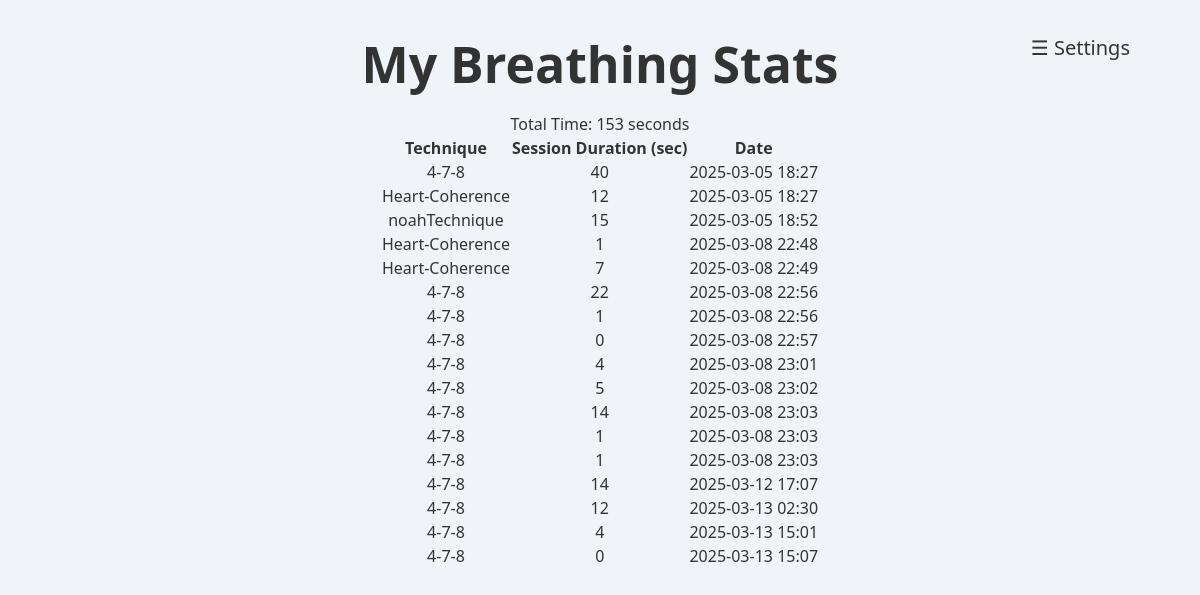
The page /stats/ (signed in) on the database its author committed.
### home/models.py (models this page shows, shortened)
class BreathingStats(models.Model):
    user = models.ForeignKey(User, on_delete=models.CASCADE, null=True, blank=True)
    technique = models.ForeignKey(BreathingTechnique, on_delete=models.SET_NULL, null=True, blank=True)
    session_duration = models.PositiveIntegerField(
        help_text="Session duration in seconds",
        null=True,
        blank=True
    )
    timestamp = models.DateTimeField(auto_now_add=True)

class BreathingTechnique(models.Model):
    user = models.ForeignKey(User, on_delete=models.CASCADE, null=True, blank=True)
    name = models.CharField(max_length=255)
    in_time = models.IntegerField()
    in_hold_time = models.IntegerField(null=True, blank=True, default=0)
    out_time = models.IntegerField()
    out_hold_time = models.IntegerField(null=True, blank=True, default=0)
    is_global = models.BooleanField(default=False)  # Mark base techniques

### home/views.py (the view)
# urls.py: path('stats/', breathing_stats, name='breathing_stats'),
@login_required
def breathing_stats(request):
    stats_qs = BreathingStats.objects.filter(user=request.user).select_related('technique')
    total_time = stats_qs.aggregate(Sum('session_duration'))['session_duration__sum'] or 0
    context = {
        'stats': stats_qs,
        'total_time': total_time,
    }
    return render(request, 'home/breathing_stats.html', context)

### home/templates/home/breathing_stats.html
{% extends 'home/base.html' %}
{% load static %}
{% block content %}
  <h1>My Breathing Stats</h1>
  <p>Total Time: {{ total_time }} seconds</p>
  {% if stats %}
    <table>
      <thead>
        <tr>
          <th>Technique</th>
          <th>Session Duration (sec)</th>
          <th>Date</th>
        </tr>
      </thead>
      <tbody>
        {% for session in stats %}
          <tr>
            <td>
              {% if session.technique %}
                {{ session.technique.name }}
              {% else %}
                No Technique
              {% endif %}
            </td>
            <td>{{ session.session_duration }}</td>
            <td>{{ session.timestamp|date:"Y-m-d H:i" }}</td>
          </tr>
        {% endfor %}
      </tbody>
    </table>
  {% else %}
    <p>No sessions recorded yet.</p>
  {% endif %}
{% endblock %}

### home/static/css/styles.css (style rules this page uses)
* { box-sizing: border-box; margin: 0; padding: 0; }
body { background: #dadada; font-family: 'Arial', sans-serif; display: flex; flex-direction: column; align-items: center; min-height: 100vh; text-align: center; color: #333; padding: 20px; }
h1 { font-size: 50px; font-family:'Segoe UI', Tahoma, Geneva, Verdana, sans-serif; margin-top:10px ; margin-bottom: 15px; ; }
body { background: #f0f4f8; font-family:'Segoe UI', Tahoma, Geneva, Verdana, sans-serif; color: #333; margin: 0; padding: 20px; }

### rows shown on the page
BreathingStats: technique.name "4-7-8", session_duration "40", timestamp "2025-03-05 18:27"
BreathingStats: technique.name "Heart-Coherence", session_duration "12", timestamp "2025-03-05 18:27"
BreathingStats: technique.name "noahTechnique", session_duration "15", timestamp "2025-03-05 18:52"
BreathingStats: technique.name "Heart-Coherence", session_duration "1", timestamp "2025-03-08 22:48"
BreathingStats: technique.name "Heart-Coherence", session_duration "7", timestamp "2025-03-08 22:49"
BreathingStats: technique.name "4-7-8", session_duration "22", timestamp "2025-03-08 22:56"
BreathingStats: technique.name "4-7-8", session_duration "1", timestamp "2025-03-08 22:56"
BreathingStats: technique.name "4-7-8", session_duration "0", timestamp "2025-03-08 22:57"
BreathingStats: technique.name "4-7-8", session_duration "4", timestamp "2025-03-08 23:01"
BreathingStats: technique.name "4-7-8", session_duration "5", timestamp "2025-03-08 23:02"
BreathingStats: technique.name "4-7-8", session_duration "14", timestamp "2025-03-08 23:03"
BreathingStats: technique.name "4-7-8", session_duration "1", timestamp "2025-03-08 23:03"
BreathingStats: technique.name "4-7-8", session_duration "1", timestamp "2025-03-08 23:03"
BreathingStats: technique.name "4-7-8", session_duration "14", timestamp "2025-03-12 17:07"
BreathingStats: technique.name "4-7-8", session_duration "12", timestamp "2025-03-13 02:30"
BreathingStats: technique.name "4-7-8", session_duration "4", timestamp "2025-03-13 15:01"
BreathingStats: technique.name "4-7-8", session_duration "0", timestamp "2025-03-13 15:07"

### other values the page prints
{{ total_time }} "153"
